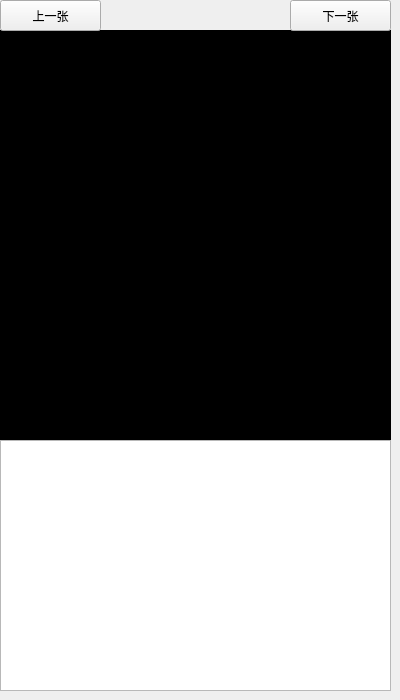
     <widget class="QWidget" name="tab2">
      <attribute name="title">
       <string>图片显示</string>
      </attribute>
      <widget class="QLabel" name="Picture">
       <property name="geometry">
        <rect>
         <x>0</x>
         <y>30</y>
         <width>391</width>
         <height>411</height>
        </rect>
       </property>
       <property name="mouseTracking">
        <bool>false</bool>
       </property>
       <property name="autoFillBackground">
        <bool>false</bool>
       </property>
       <property name="styleSheet">
        <string notr="true">color: rgb(0, 0, 0);
background-color: rgb(0, 0, 0);
</string>
       </property>
       <property name="frameShadow">
        <enum>QFrame::Plain</enum>
       </property>
       <property name="text">
        <string/>
       </property>
       <property name="margin">
        <number>3</number>
       </property>
       <property name="indent">
        <number>1</number>
       </property>
      </widget>
      <widget class="QPushButton" name="pushButton">
       <property name="geometry">
        <rect>
         <x>0</x>
         <y>0</y>
         <width>101</width>
         <height>31</height>
        </rect>
       </property>
       <property name="text">
        <string>上一张</string>
       </property>
      </widget>
      <widget class="QPushButton" name="pushButton_2">
       <property name="geometry">
        <rect>
         <x>290</x>
         <y>0</y>
         <width>101</width>
         <height>31</height>
        </rect>
       </property>
       <property name="text">
        <string>下一张</string>
       </property>
      </widget>
      <widget class="QTextEdit" name="textEdit">
       <property name="geometry">
        <rect>
         <x>0</x>
         <y>440</y>
         <width>391</width>
         <height>251</height>
        </rect>
       </property>
      </widget>
     </widget>
